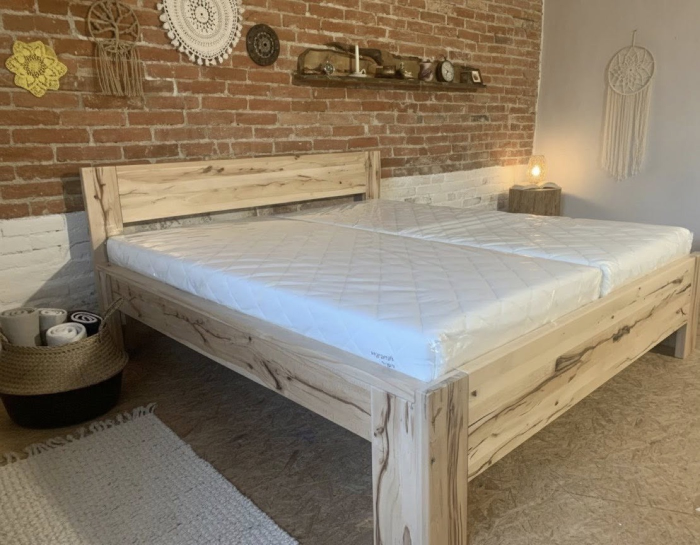
#> input picture web/img/buk-dvouluzko.jpg, 1400 x 1089 px (shown at 1/2 size)
$ python -i cutout.py   (imports and definitions only)
#> lines starting #> are read from the running program, lines starting #| are printed output that depends on the picture; after the words box and inside, x2 and y2 are one past the last pixel; in counts of white or black regions, pixels touching at a corner belong together
#> further down, picture is the input picture: PIL image 1400x1089 RGB; mean R, G, B 141, 126.9, 106.8
"""Odstranění bílého pozadí produktových fotek → PNG s průhledností (jen PIL, bez numpy).

Princip: pozadí = bílé pixely spojené s okrajem fotky (flood fill), takže bílé části
samotného výrobku (potah matrace) zůstanou. Hrana se změkčí podle jasu, aby nezůstal bílý lem.

Použití: python3 tools/cutout.py <zdroj_orig_dir> <web/media> <seznam_id.json> [data/cutouts.json]
"""

import sys, os, json
from multiprocessing import Pool
from PIL import Image, ImageChops, ImageDraw, ImageFilter, ImageOps

T_BG = 244  # minimální jas kanálu, aby pixel mohl být pozadím
SAT = 12  # max. rozdíl mezi kanály (bílá/šedá, ne barevná)
EDGE = 42  # šířka přechodu jasu na hraně (255 → 255-EDGE = plně kryté)
MAXL = 1800  # velikost velkého PNG (nikdy se nezvětšuje nad originál)
MAXS = 800  # velikost náhledu


def cut(im, holes=False):
#> called with holes = False
    im = ImageOps.exif_transpose(im).convert('RGB')
    if max(im.size) > MAXL:
        im.thumbnail((MAXL, MAXL), Image.LANCZOS)
    r, g, b = im.split()
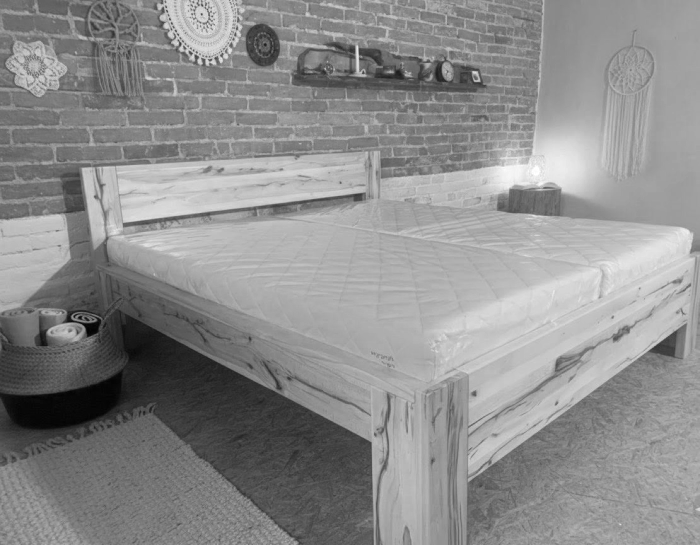
#> r: PIL image 1400x1089 L (shown at 1/2 size); min 0, max 255, mean 141
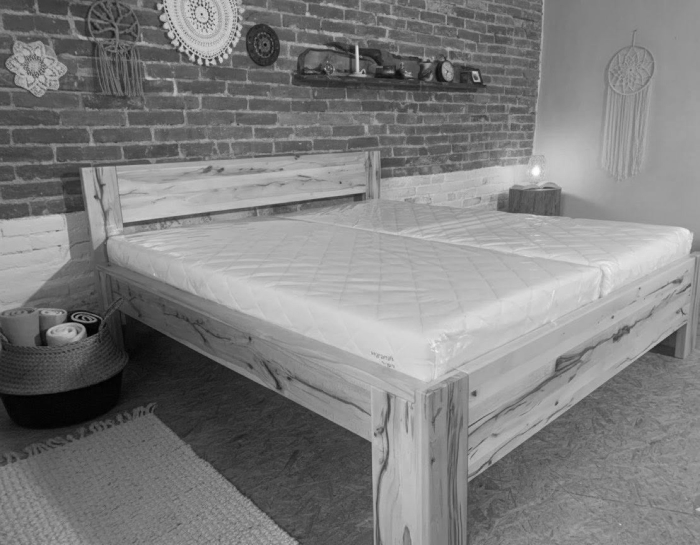
#> g: PIL image 1400x1089 L (shown at 1/2 size); min 0, max 255, mean 126.9
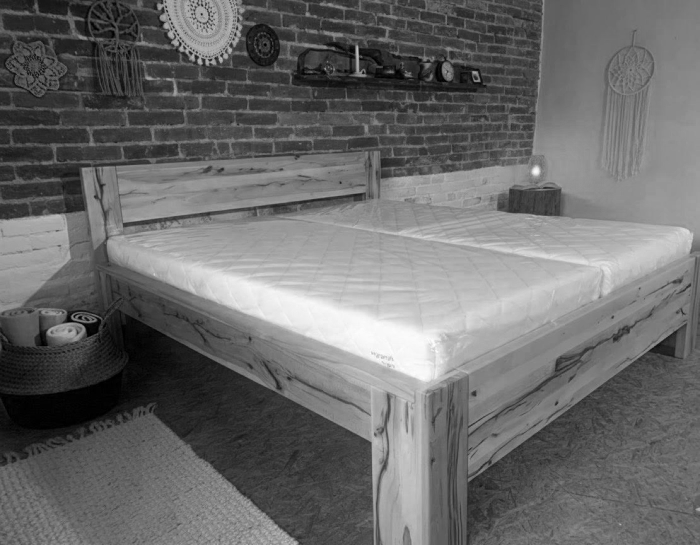
#> b: PIL image 1400x1089 L (shown at 1/2 size); min 0, max 255, mean 106.8
    mn = ImageChops.darker(ImageChops.darker(r, g), b)
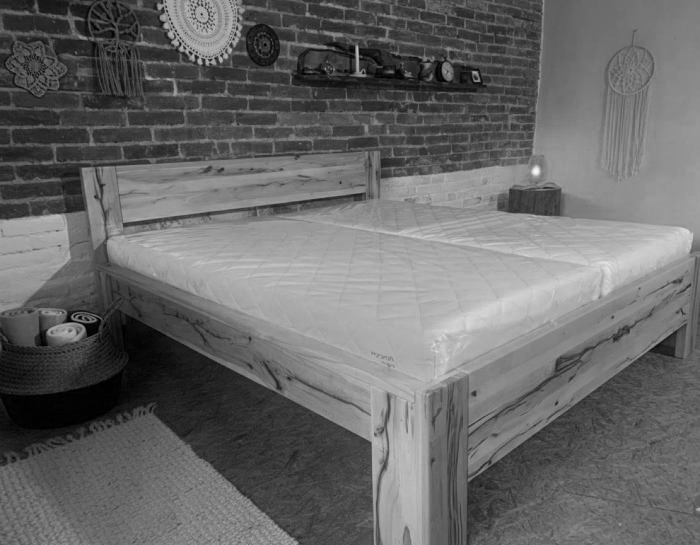
#> mn: PIL image 1400x1089 L (shown at 1/2 size); min 0, max 250, mean 104.2
    mx = ImageChops.lighter(ImageChops.lighter(r, g), b)
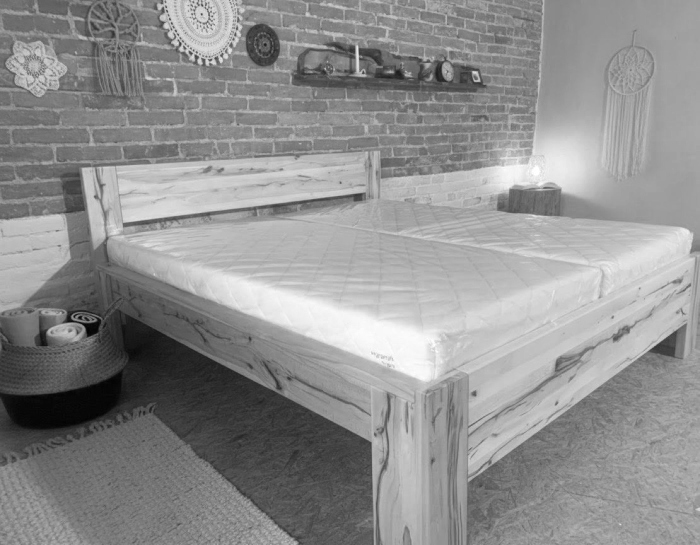
#> mx: PIL image 1400x1089 L (shown at 1/2 size); min 0, max 255, mean 143.6
    sat = ImageChops.subtract(mx, mn)
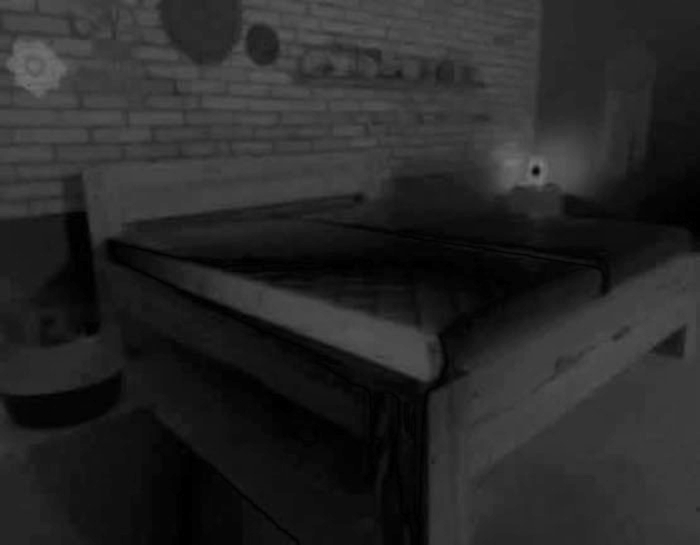
#> sat: PIL image 1400x1089 L (shown at 1/2 size); min 0, max 123, mean 39.4
    cand = ImageChops.multiply(
        mn.point(lambda v: 255 if v >= T_BG else 0), sat.point(lambda v: 255 if v <= SAT else 0)
    )
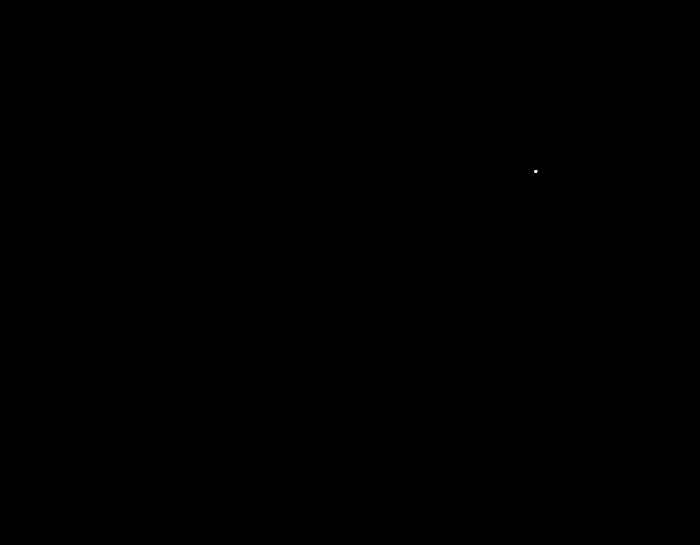
#> cand: PIL image 1400x1089 L (shown at 1/2 size); 0% white; 1 white region, box (x1, y1, x2, y2) and area: (1069, 340, 1075, 346) 24
    w, h = cand.size
#> w = 1400; h = 1089
    px = cand.load()
    border = (
        [(x, 0) for x in range(w)]
        + [(x, h - 1) for x in range(w)]
        + [(0, y) for y in range(h)]
        + [(w - 1, y) for y in range(h)]
    )
    for pt in border:
        if px[pt] == 255:
            ImageDraw.floodfill(cand, pt, 128, thresh=0)
    bg = cand.point(lambda v: 255 if v == 128 else 0)
#> bg: PIL image 1400x1089 L; every value is 0
    if holes:
        # uzavřené čistě bílé plochy (např. prostor mezi lamelami roštu)
        pure = ImageChops.multiply(
            mn.point(lambda v: 255 if v >= 250 else 0), sat.point(lambda v: 255 if v <= 6 else 0)
        )
        pure = ImageChops.subtract(pure, bg)
        pp = pure.load()
        area = w * h
        for y in range(0, h, 4):
            for x in range(0, w, 4):
                if pp[x, y] == 255:
                    ImageDraw.floodfill(pure, (x, y), 100, thresh=0)
                    reg = pure.point(lambda v: 255 if v == 100 else 0)
                    n = reg.histogram()[255]
                    if n > area * 0.012:
                        bg = ImageChops.lighter(bg, reg)
                    pure = Image.composite(Image.new('L', pure.size, 50), pure, reg)
                    pp = pure.load()
    # pás kolem pozadí: průhlednost podle jasu (vyhlazená hrana bez bílého lemu)
    grown = bg.filter(ImageFilter.MaxFilter(5))
    band = ImageChops.subtract(grown, bg)
    edge_alpha = mn.point(lambda v: max(0, min(255, (255 - v) * 255 // EDGE)))
    alpha = Image.new('L', im.size, 255)
#> alpha: PIL image 1400x1089 L; every value is 255
    alpha = Image.composite(edge_alpha, alpha, band)
    alpha = Image.composite(Image.new('L', im.size, 0), alpha, bg)
    alpha = alpha.filter(ImageFilter.GaussianBlur(0.6))
    # ořez na obsah s malým okrajem
    box = alpha.point(lambda v: 255 if v > 8 else 0).getbbox()
#> box = (0, 0, 1400, 1089)
    out = im.copy()
    out.putalpha(alpha)
    if box:
        pad = int(max(w, h) * 0.02)
#> pad = 28
        box = (
            max(0, box[0] - pad),
            max(0, box[1] - pad),
            min(w, box[2] + pad),
            min(h, box[3] + pad),
        )
        out = out.crop(box)
    removed = sum(bg.histogram()[255:]) / (w * h)
#> removed = 0
    return out, removed


def job(args):
    src, dst, i, holes = args
    try:
        out, removed = cut(Image.open(src), holes)
        sizes = {}
        for suf, m in (('', MAXL), ('-s', MAXS)):
            c = out.copy()
            if max(c.size) > m:
                c.thumbnail((m, m), Image.LANCZOS)
            c.save(os.path.join(dst, f'{i}{suf}.png'), optimize=True)
            sizes['l' if not suf else '-s'] = c.size
        return i, sizes, round(removed, 3)
    except Exception as e:
        return i, None, str(e)


# [15 lines not run here, left out]

>>> from PIL import Image
>>> picture = Image.open('../web/img/buk-dvouluzko.jpg')
>>> result = cut(picture)

$ run again, on web/img/jednoluzko.jpg
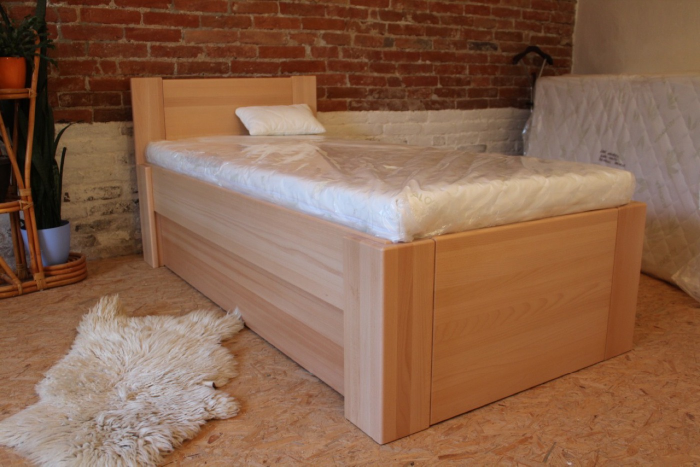
#> input picture web/img/jednoluzko.jpg, 1400 x 933 px (shown at 1/2 size)
#> picture is the input picture: PIL image 1400x933 RGB; mean R, G, B 136.6, 98.7, 74.9
#> in cut, `r, g, b = im.split()`:
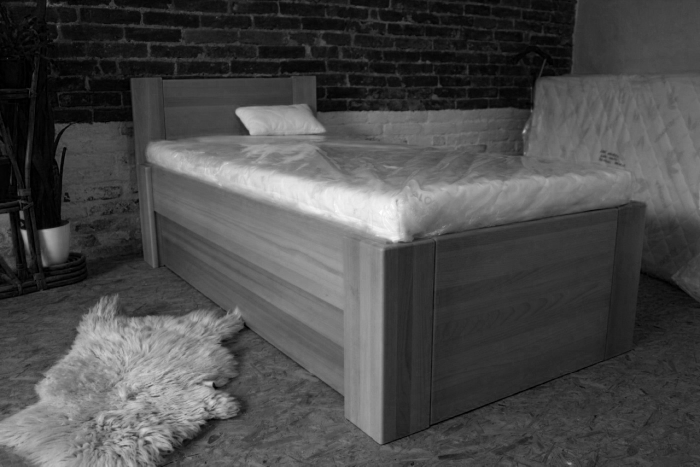
#> b: PIL image 1400x933 L (shown at 1/2 size); min 0, max 255, mean 74.9
#> in cut, `sat = ImageChops.subtract(mx, mn)`:
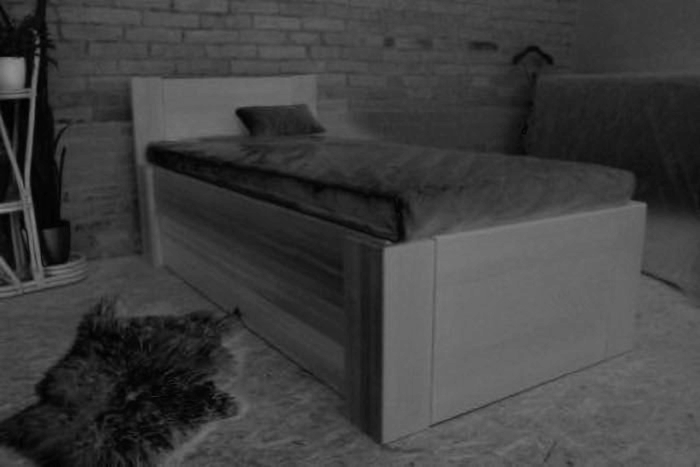
#> sat: PIL image 1400x933 L (shown at 1/2 size); min 0, max 142, mean 63
#> cand: PIL image 1400x933 L; every value is 0
#> alpha: PIL image 1400x933 L; every value is 255
#> box = (0, 0, 1400, 933)
#> removed = 0
